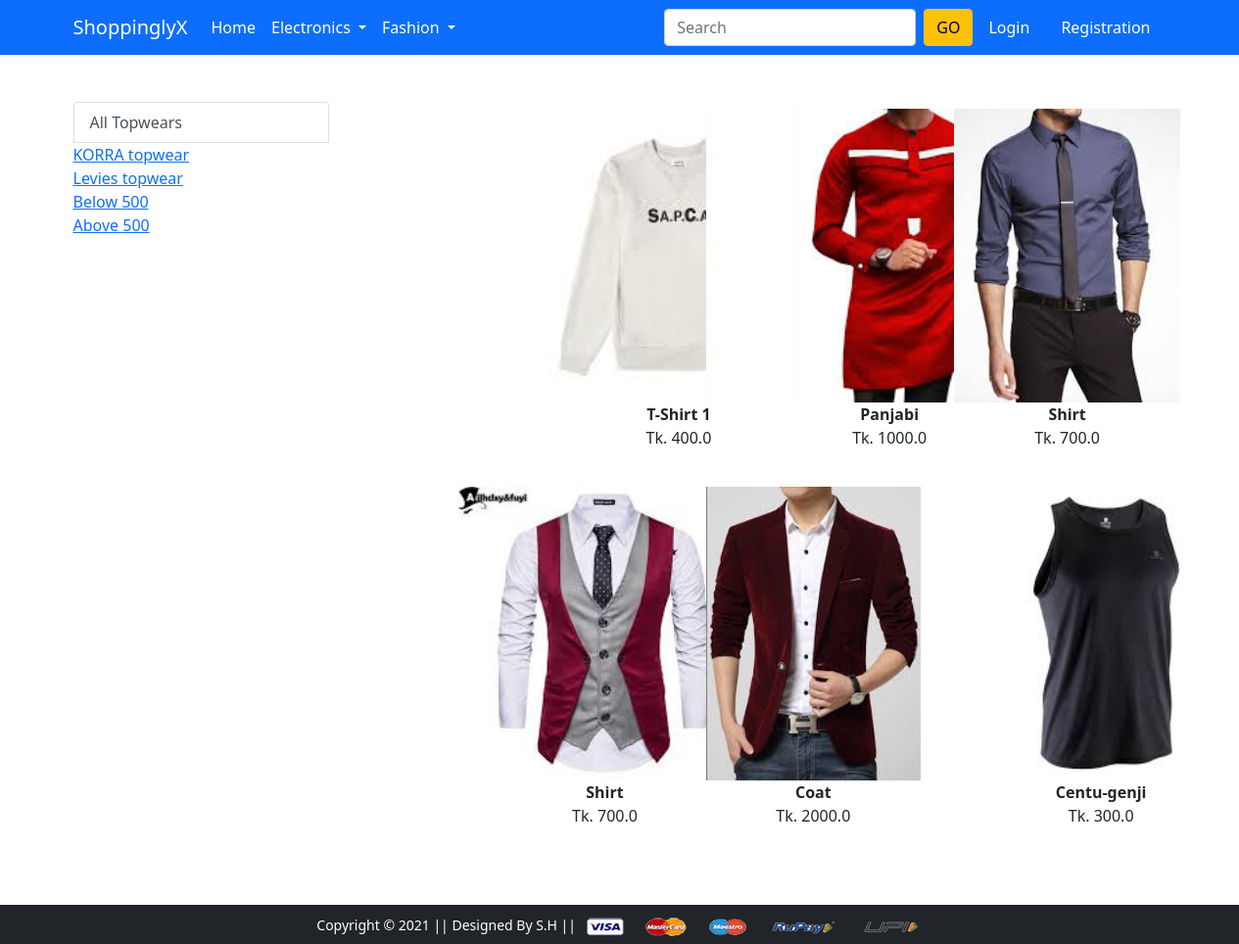
Screenshot of /topwear/ with the database file from the repository.
### app/models.py (models this page shows, shortened)
class Product(models.Model):
  title = models.CharField(max_length=100)
  selling_price = models.FloatField()
  discount_price = models.FloatField()
  description = models.TextField()
  brand = models.CharField(max_length=100)
  category = models.CharField(choices=CATEGORY_CHOICES,max_length=2)
  product_image = models.ImageField(upload_to = 'producting')

### app/views.py (the view)
# urls.py: path('topwear/', views.topwear, name='topwear'),
def topwear(request, data=None):
  totalitem =0
  if request.user.is_authenticated:
    totalitem =len(Cart.objects.filter(user=request.user))
  if data == None:
    tw = Product.objects.filter(category = "TW")
  elif data == 'KORRA' or data == 'Levies':
    tw = Product.objects.filter(category = "TW").filter(brand=data)
  elif data == 'below':
    tw = Product.objects.filter(category = "TW").filter(discount_price__lt=500)
  elif data == 'above':
    tw = Product.objects.filter(category = "TW").filter(discount_price__gt=500)
  return render(request, 'app/topwear.html',{'tw':tw,'totalitem':totalitem})

### app/templates/app/topwear.html (shortened to what this page needs)
{% extends 'app/base.html' %}
{% load static %}
{% block main-content %}
<div class="container my-5">
 <div class="row">
  <div class="col-sm-3">
    <div class="list-group">
      <a href="{% url 'topwear' %}" class="list-group-item
      list-group-item-action" aria-current="true">All Topwears</a>
      <a href="{% url 'topweardata' 'KORRA' %}"
      class="list-group-itemlist-group-item-action" aria-current="true">KORRA topwear</a>
      <a href="{% url 'topweardata' 'Levies' %}"
      class="list-group-itemlist-group-item-action">Levies topwear</a>
      <a href="{% url 'topweardata' 'below' %}"
      class="list-group-itemlist-group-item-action">Below 500</a>
      <a href="{% url 'topweardata' 'above' %}"
      class="list-group-itemlist-group-item-action">Above 500</a>
   </div>
  </div>
  <div class="col-sm-8 offset-sm-1">
    <div class="row">
      {% for product in tw %}
        <div class="col-sm-4 text-center mb-4">
          <a href="{% url 'product-detail' product.id %}"
          class="btn">
          <div class="item">
            <img src="{{product.product_image.url}}" alt=""
            height="300" class="">
            <div class="fw-bold">{{product.title}}</div>
            <div class="fw-blod">Tk. {{product.discount_price}}
            </div>
          </div>
          </a>
        </div>
      {% endfor %}
    </div>
  </div>
 </div>
</div>
{% endblock main-content %}

### rows the page displays
Product: product_image (picture), title "T-Shirt 1", discount_price "400.0"
Product: product_image (picture), title "Panjabi", discount_price "1000.0"
Product: product_image (picture), title "Shirt", discount_price "700.0"
Product: product_image (picture), title "Shirt", discount_price "700.0"
Product: product_image (picture), title "Coat", discount_price "2000.0"
Product: product_image (picture), title "Centu-genji", discount_price "300.0"
